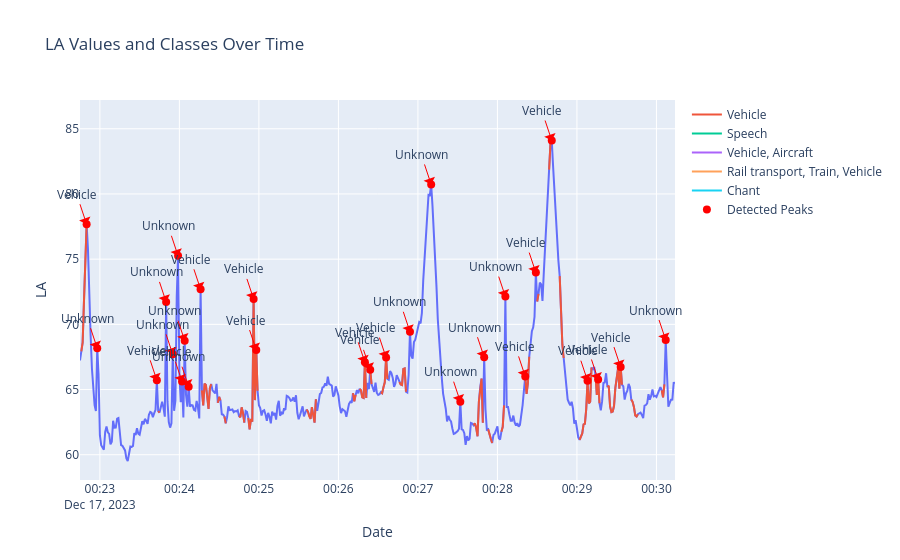

Source (notebook cell):
### Code cell
csv_file = r"\\192.168.205.117\AAC_Server\PUERTOS\NOISEPORT\20231211_SANTUR\5-Resultados\P1_CONTENEDORES\AI_MODEL\SPL_PREDICTIONS\P1_CONTENEDORES_v1_1_test.csv"
df_all = pd.read_csv(csv_file)
df_all['timestamp'] = pd.to_datetime(df_all['timestamp'])


# peaks detections with two passes
y = df_all['LA'].values
peaks1 = find_peaks(y, height=1, threshold=1, distance=1)
peaks2 = find_peaks(y, height=70, prominence=5, distance=20)
all_peaks_indices = np.unique(np.concatenate((peaks1[0], peaks2[0])))


# initialize the main figure
fig = px.line(df_all, x='timestamp', y='LA', title='LA Values Over Time')


# colored by class
unique_classes = df_all['class'].dropna().unique()
gap_threshold = pd.Timedelta(seconds=1)
for unique_class in unique_classes:
    df_class = df_all[(df_all['class'] == unique_class)].sort_values('timestamp')
    df_class['time_diff'] = df_class['timestamp'].diff()
    df_class.loc[df_class['time_diff'] > gap_threshold, 'LA'] = None  # reset LA to none if gap exceeds threshold
    fig.add_scatter(x=df_class['timestamp'], y=df_class['LA'], mode='lines', name=unique_class)


#plot for all peaks
peak_times = df_all['timestamp'][all_peaks_indices]
peak_values = df_all['LA'][all_peaks_indices]
fig.add_scatter(x=peak_times, y=peak_values, mode='markers', marker=dict(color='red', size=8), name='Detected Peaks')


# peaks with class labels
for idx in all_peaks_indices:
    class_label = df_all.loc[idx, 'class'] if pd.notna(df_all.loc[idx, 'class']) else 'Unknown'
    fig.add_annotation(x=df_all.loc[idx, 'timestamp'], y=df_all.loc[idx, 'LA'],
                       text=class_label, showarrow=True, arrowhead=1, arrowsize=2, arrowwidth=1, arrowcolor='red')


min_timestamp = df_all['timestamp'].min()
max_timestamp = df_all['timestamp'].max()
fig.update_xaxes(range=[min_timestamp, max_timestamp])


fig.update_layout(title_text='LA Values and Classes Over Time')
fig.update_xaxes(title_text='Date')
fig.update_yaxes(title_text='LA')
fig.show()

print(f"Unique classes: {len(unique_classes)}")
print(unique_classes)

### Figure 1 — Plotly figure (JSON) as saved in the notebook; plotly's stock layout.template omitted (floating-point values rounded to 4 significant figures; data arrays with more than 128 entries replaced by an {"elided": "..."} marker saying what was removed)
{"data": [{"hovertemplate": "timestamp=%{x}<br>LA=%{y}<extra></extra>", "legendgroup": "", "line": {"color": "#636efa", "dash": "solid"}, "marker": {"symbol": "circle"}, "mode": "lines", "name": "", "orientation": "v", "showlegend": false, "type": "scatter", "x": {"elided": "450 str values"}, "xaxis": "x", "y": {"elided": "450 float values"}, "yaxis": "y"}, {"mode": "lines", "name": "Vehicle", "type": "scatter", "x": {"elided": "208 str values"}, "y": {"elided": "208 float values"}}, {"mode": "lines", "name": "Speech", "type": "scatter", "x": ["2023-12-17T00:28:09"], "y": [63.09]}, {"mode": "lines", "name": "Vehicle, Aircraft", "type": "scatter", "x": ["2023-12-17T00:28:11"], "y": [62.61]}, {"mode": "lines", "name": "Rail transport, Train, Vehicle", "type": "scatter", "x": ["2023-12-17T00:29:12"], "y": [66.52]}, {"mode": "lines", "name": "Chant", "type": "scatter", "x": ["2023-12-17T00:30:09"], "y": [63.68]}, {"marker": {"color": "red", "size": 8}, "mode": "markers", "name": "Detected Peaks", "type": "scatter", "x": ["2023-12-17T00:22:50", "2023-12-17T00:22:58", "2023-12-17T00:23:43", "2023-12-17T00:23:50", "2023-12-17T00:23:55", "2023-12-17T00:23:59", "2023-12-17T00:24:02", "2023-12-17T00:24:04", "2023-12-17T00:24:07", "2023-12-17T00:24:16", "2023-12-17T00:24:56", "2023-12-17T00:24:58", "2023-12-17T00:26:20", "2023-12-17T00:26:24", "2023-12-17T00:26:36", "2023-12-17T00:26:54", "2023-12-17T00:27:10", "2023-12-17T00:27:32", "2023-12-17T00:27:50", "2023-12-17T00:28:06", "2023-12-17T00:28:21", "2023-12-17T00:28:29", "2023-12-17T00:28:41", "2023-12-17T00:29:08", "2023-12-17T00:29:16", "2023-12-17T00:29:33", "2023-12-17T00:30:07"], "y": [77.68, 68.17, 65.71, 71.72, 67.7, 75.26, 65.61, 68.75, 65.22, 72.69, 71.95, 68.03, 67.09, 66.51, 67.45, 69.43, 80.73, 64.07, 67.48, 72.13, 66.01, 73.97, 84.1, 65.68, 65.77, 66.72, 68.8]}], "layout": {"annotations": [{"arrowcolor": "red", "arrowhead": 1, "arrowsize": 2, "arrowwidth": 1, "showarrow": true, "text": "Vehicle", "x": "2023-12-17T00:22:50", "y": 77.68}, {"arrowcolor": "red", "arrowhead": 1, "arrowsize": 2, "arrowwidth": 1, "showarrow": true, "text": "Unknown", "x": "2023-12-17T00:22:58", "y": 68.17}, {"arrowcolor": "red", "arrowhead": 1, "arrowsize": 2, "arrowwidth": 1, "showarrow": true, "text": "Vehicle", "x": "2023-12-17T00:23:43", "y": 65.71}, {"arrowcolor": "red", "arrowhead": 1, "arrowsize": 2, "arrowwidth": 1, "showarrow": true, "text": "Unknown", "x": "2023-12-17T00:23:50", "y": 71.72}, {"arrowcolor": "red", "arrowhead": 1, "arrowsize": 2, "arrowwidth": 1, "showarrow": true, "text": "Unknown", "x": "2023-12-17T00:23:55", "y": 67.7}, {"arrowcolor": "red", "arrowhead": 1, "arrowsize": 2, "arrowwidth": 1, "showarrow": true, "text": "Unknown", "x": "2023-12-17T00:23:59", "y": 75.26}, {"arrowcolor": "red", "arrowhead": 1, "arrowsize": 2, "arrowwidth": 1, "showarrow": true, "text": "Vehicle", "x": "2023-12-17T00:24:02", "y": 65.61}, {"arrowcolor": "red", "arrowhead": 1, "arrowsize": 2, "arrowwidth": 1, "showarrow": true, "text": "Unknown", "x": "2023-12-17T00:24:04", "y": 68.75}, {"arrowcolor": "red", "arrowhead": 1, "arrowsize": 2, "arrowwidth": 1, "showarrow": true, "text": "Unknown", "x": "2023-12-17T00:24:07", "y": 65.22}, {"arrowcolor": "red", "arrowhead": 1, "arrowsize": 2, "arrowwidth": 1, "showarrow": true, "text": "Vehicle", "x": "2023-12-17T00:24:16", "y": 72.69}, {"arrowcolor": "red", "arrowhead": 1, "arrowsize": 2, "arrowwidth": 1, "showarrow": true, "text": "Vehicle", "x": "2023-12-17T00:24:56", "y": 71.95}, {"arrowcolor": "red", "arrowhead": 1, "arrowsize": 2, "arrowwidth": 1, "showarrow": true, "text": "Vehicle", "x": "2023-12-17T00:24:58", "y": 68.03}, {"arrowcolor": "red", "arrowhead": 1, "arrowsize": 2, "arrowwidth": 1, "showarrow": true, "text": "Vehicle", "x": "2023-12-17T00:26:20", "y": 67.09}, {"arrowcolor": "red", "arrowhead": 1, "arrowsize": 2, "arrowwidth": 1, "showarrow": true, "text": "Vehicle", "x": "2023-12-17T00:26:24", "y": 66.51}, {"arrowcolor": "red", "arrowhead": 1, "arrowsize": 2, "arrowwidth": 1, "showarrow": true, "text": "Vehicle", "x": "2023-12-17T00:26:36", "y": 67.45}, {"arrowcolor": "red", "arrowhead": 1, "arrowsize": 2, "arrowwidth": 1, "showarrow": true, "text": "Unknown", "x": "2023-12-17T00:26:54", "y": 69.43}, {"arrowcolor": "red", "arrowhead": 1, "arrowsize": 2, "arrowwidth": 1, "showarrow": true, "text": "Unknown", "x": "2023-12-17T00:27:10", "y": 80.73}, {"arrowcolor": "red", "arrowhead": 1, "arrowsize": 2, "arrowwidth": 1, "showarrow": true, "text": "Unknown", "x": "2023-12-17T00:27:32", "y": 64.07}, {"arrowcolor": "red", "arrowhead": 1, "arrowsize": 2, "arrowwidth": 1, "showarrow": true, "text": "Unknown", "x": "2023-12-17T00:27:50", "y": 67.48}, {"arrowcolor": "red", "arrowhead": 1, "arrowsize": 2, "arrowwidth": 1, "showarrow": true, "text": "Unknown", "x": "2023-12-17T00:28:06", "y": 72.13}, {"arrowcolor": "red", "arrowhead": 1, "arrowsize": 2, "arrowwidth": 1, "showarrow": true, "text": "Vehicle", "x": "2023-12-17T00:28:21", "y": 66.01}, {"arrowcolor": "red", "arrowhead": 1, "arrowsize": 2, "arrowwidth": 1, "showarrow": true, "text": "Vehicle", "x": "2023-12-17T00:28:29", "y": 73.97}, {"arrowcolor": "red", "arrowhead": 1, "arrowsize": 2, "arrowwidth": 1, "showarrow": true, "text": "Vehicle", "x": "2023-12-17T00:28:41", "y": 84.1}, {"arrowcolor": "red", "arrowhead": 1, "arrowsize": 2, "arrowwidth": 1, "showarrow": true, "text": "Vehicle", "x": "2023-12-17T00:29:08", "y": 65.68}, {"arrowcolor": "red", "arrowhead": 1, "arrowsize": 2, "arrowwidth": 1, "showarrow": true, "text": "Vehicle", "x": "2023-12-17T00:29:16", "y": 65.77}, {"arrowcolor": "red", "arrowhead": 1, "arrowsize": 2, "arrowwidth": 1, "showarrow": true, "text": "Vehicle", "x": "2023-12-17T00:29:33", "y": 66.72}, {"arrowcolor": "red", "arrowhead": 1, "arrowsize": 2, "arrowwidth": 1, "showarrow": true, "text": "Unknown", "x": "2023-12-17T00:30:07", "y": 68.8}], "legend": {"tracegroupgap": 0}, "title": {"text": "LA Values and Classes Over Time"}, "xaxis": {"anchor": "y", "domain": [0, 1], "range": ["2023-12-17T00:22:45", "2023-12-17T00:30:14"], "title": {"text": "Date"}}, "yaxis": {"anchor": "x", "domain": [0, 1], "title": {"text": "LA"}}}}
